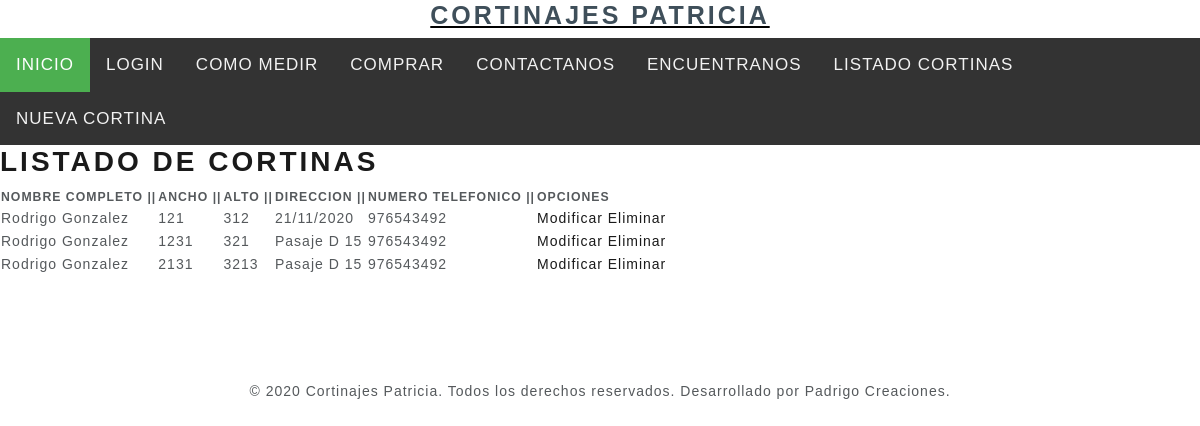
Before: /listadocortinas/ with the older database file.
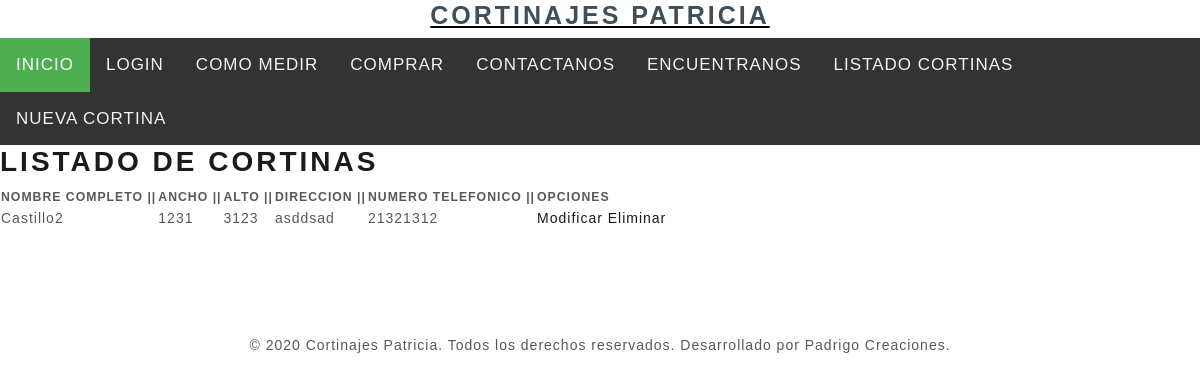
After: the same page with the newer database file.
### core/models.py (models this page shows, shortened)
class Cortinas (models.Model):
    nombre = models.CharField(max_length=500)
    ancho = models.IntegerField()
    alto = models.IntegerField()
    direccion = models.CharField(max_length=500)
    numerotelefono = models.IntegerField()

### core/views.py (the view)
# urls.py: path('listadocortinas/', listadocortinas, name="listadocortinas"),
def listadocortinas(request):
    cortinas = Cortinas.objects.all()
    data = {
        'cortinas':cortinas
    }
    return render(request, 'core/listadocortinas.html', data)

### core/templates/core/listadocortinas.html (shortened to what this page needs)
{% extends 'core/base.html' %}
{% load static %}
{% block contenido %}
<h2>Listado de cortinas</h2>
<table>
    <tr>
        <th>Nombre completo || </th>
        <th>Ancho || </th>
        <th>Alto || </th>
        <th>Direccion || </th>
        <th>Numero Telefonico || </th>
        <th>OPCIONES</th>
    </tr>
    {% for p in cortinas %}
    <tr>
        <td>{{ p.nombre }}</td>
        <td>{{ p.ancho }}</td>
        <td>{{ p.alto }}</td>
        <td>{{ p.direccion }}</td>
        <td>{{ p.numerotelefono }}</td>
        <td>
            <a href="{% url 'modificarcortina' p.id %}">Modificar</a>
            <a href="#" onclick="confirmarEliminacion">Eliminar</a>
        </td>
    </tr>
    {% endfor %}
</table>
{% endblock %}

### core/templates/core/base.html (shortened to what this page needs)
<!DOCTYPE html>
<html class="no-js">
<head>
  {% load static %}
  <link rel="stylesheet" href="{% static 'core/css/bootstrap.min.css' %}">
  <link rel="stylesheet" href="https://cdnjs.cloudflare.com/ajax/libs/font-awesome/4.7.0/css/font-awesome.min.css">
  <link rel="stylesheet" href="{% static 'core/css/nav.css' %}">
  <link rel="stylesheet" href="{% static 'core/css/responsiveiframe.css' %}">
</head>
<body class=".cuerpo" background="{% static 'core/img/fondo.jpg' %}">
  <div align=center>
    <a href="{% url 'inicio' %}">
      <h1 style="font-size:25px; color: rgb(63, 79, 90); border: rgb(255, 4, 4);">CORTINAJES PATRICIA</h1>
    </a>
  </div>
  <div class="topnav" id="myTopnav">
    <a class="active" href="{% url 'inicio' %}">INICIO</a>
    <a href="{% url 'login' %}">LOGIN</a>
    <a href="{% url 'comomedir' %}">COMO MEDIR</a>
    <a href="{% url 'comprar' %}">COMPRAR</a>
    <a href="{% url 'contactanos' %}">CONTACTANOS</a>
    <a href="{% url 'encuentranos' %}">ENCUENTRANOS</a>
    <a href="{% url 'listadocortinas' %}">LISTADO CORTINAS</a>
    <a href="{% url 'nuevacortina' %}">NUEVA CORTINA</a>
  </div>
    {% block contenido %}
    {% endblock %}
    <br><br><br><br><br>
    <div>
      <footer class="footer">
        <center>© 2020 Cortinajes Patricia. Todos los derechos reservados. Desarrollado por Padrigo Creaciones.</center>
      </footer>
    </div>
</body>
</html>

### core/static/core/css/nav.css (style rules this page uses)
body { margin: 0; font-family: Arial, Helvetica, sans-serif; padding-bottom: 70px; }
.topnav { overflow: hidden; background-color: #333; }
.topnav a { float: left; display: block; color: #f2f2f2; text-align: center; padding: 14px 16px; text-decoration: none; font-size: 17px; }
.topnav a.active { background-color: #4CAF50; color: white; }

Changed rows visible on the page:
removed Cortinas: nombre "Rodrigo Gonzalez", ancho "121", alto "312", direccion "21/11/2020", numerotelefono "976543492"
removed Cortinas: nombre "Rodrigo Gonzalez", ancho "1231", alto "321", direccion "Pasaje D 15", numerotelefono "976543492"
removed Cortinas: nombre "Rodrigo Gonzalez", ancho "2131", alto "3213", direccion "Pasaje D 15", numerotelefono "976543492"
added Cortinas: nombre "Castillo2", ancho "1231", alto "3123", direccion "asddsad", numerotelefono "21321312"
